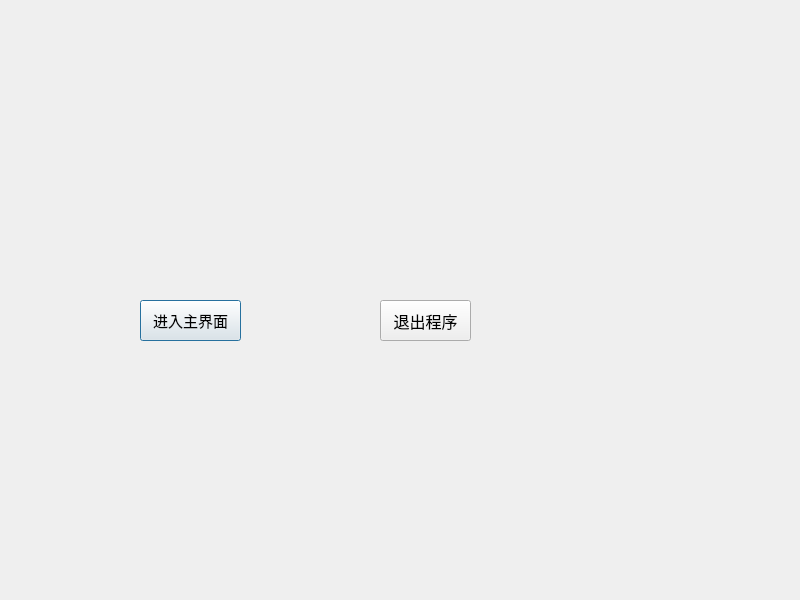
<?xml version="1.0" encoding="UTF-8"?>
<ui version="4.0">
 <class>MainDialog</class>
 <widget class="QDialog" name="MainDialog">
  <property name="geometry">
   <rect>
    <x>0</x>
    <y>0</y>
    <width>800</width>
    <height>600</height>
   </rect>
  </property>
  <property name="windowTitle">
   <string>MainDialog</string>
  </property>
  <widget class="QPushButton" name="intoMainButton">
   <property name="geometry">
    <rect>
     <x>140</x>
     <y>300</y>
     <width>101</width>
     <height>41</height>
    </rect>
   </property>
   <property name="font">
    <font>
     <pointsize>11</pointsize>
    </font>
   </property>
   <property name="text">
    <string>进入主界面</string>
   </property>
  </widget>
  <widget class="QPushButton" name="exitButton">
   <property name="geometry">
    <rect>
     <x>380</x>
     <y>300</y>
     <width>91</width>
     <height>41</height>
    </rect>
   </property>
   <property name="font">
    <font>
     <pointsize>12</pointsize>
    </font>
   </property>
   <property name="text">
    <string>退出程序</string>
   </property>
  </widget>
 </widget>
 <resources/>
 <connections>
  <connection>
   <sender>exitButton</sender>
   <signal>clicked()</signal>
   <receiver>MainDialog</receiver>
   <slot>reject()</slot>
   <hints>
    <hint type="sourcelabel">
     <x>415</x>
     <y>328</y>
    </hint>
    <hint type="destinationlabel">
     <x>488</x>
     <y>-15</y>
    </hint>
   </hints>
  </connection>
  <connection>
   <sender>intoMainButton</sender>
   <signal>clicked()</signal>
   <receiver>MainDialog</receiver>
   <slot>accept()</slot>
   <hints>
    <hint type="sourcelabel">
     <x>150</x>
     <y>307</y>
    </hint>
    <hint type="destinationlabel">
     <x>134</x>
     <y>82</y>
    </hint>
   </hints>
  </connection>
 </connections>
</ui>
